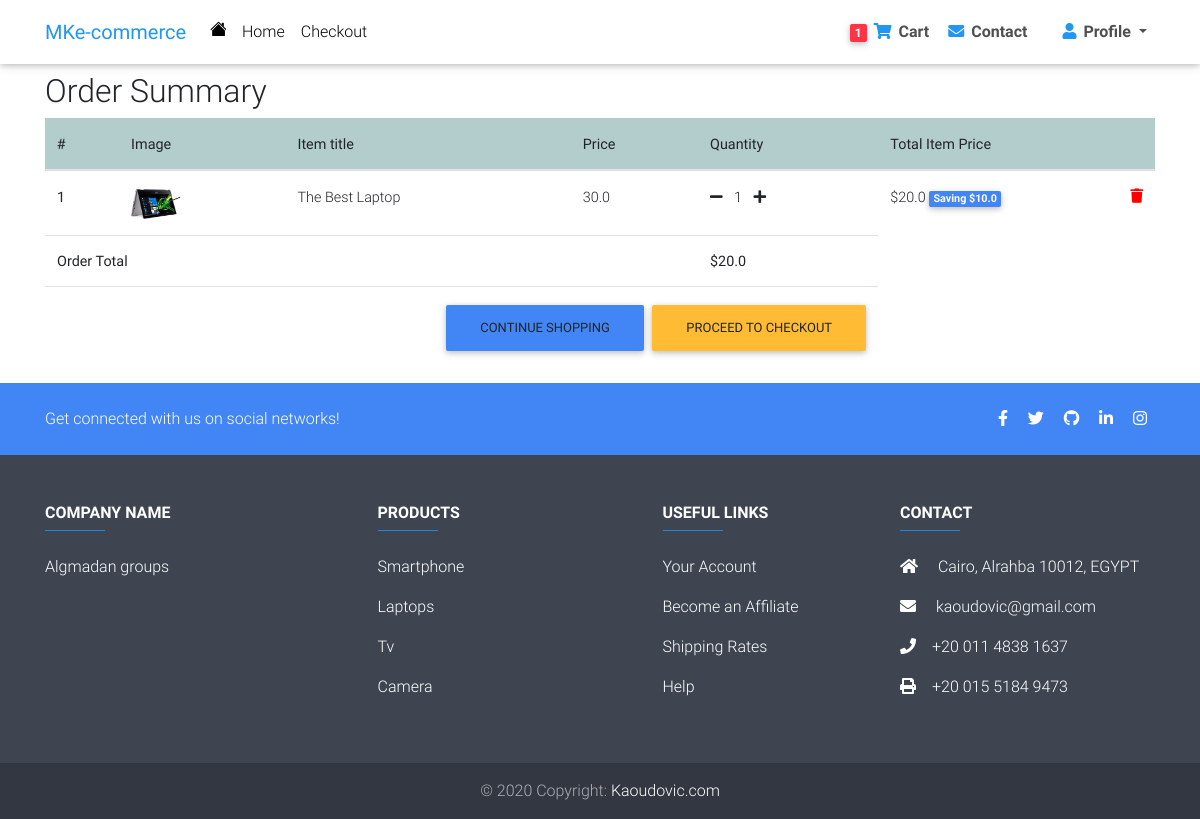
Page /order-summary/ (signed in) on the committed database.
### core/models.py (models this page shows, shortened)
class Order(models.Model):
    user = models.ForeignKey(settings.AUTH_USER_MODEL,
                             on_delete=models.CASCADE)
    ref_code = models.CharField(max_length=20, blank=True, null=True)
    items = models.ManyToManyField(OrderItem)
    start_date = models.DateTimeField(auto_now_add=True)
    ordered_date = models.DateTimeField()
    ordered = models.BooleanField(default=False)
    shipping_address = models.ForeignKey(
        'Address', related_name='shipping_address', on_delete=models.SET_NULL, blank=True, null=True)
    billing_address = models.ForeignKey(
        'Address', related_name='billing_address', on_delete=models.SET_NULL, blank=True, null=True)
    payment = models.ForeignKey(
        'Payment', on_delete=models.SET_NULL, blank=True, null=True)
    coupon = models.ForeignKey(
        'Coupon', on_delete=models.SET_NULL, blank=True, null=True)
    being_delivered = models.BooleanField(default=False)
    received = models.BooleanField(default=False)
    refund_requested = models.BooleanField(default=False)
    refund_granted = models.BooleanField(default=False)
    '''
    1. Item added to cart
    2. Adding a billing address
    (Failed checkout)
    3. Payment
    (Preprocessing, processing, packaging etc.)
    4. Being delivered
    5. Received
    6. Refunds
    '''
    def get_total(self):
        total = 0
        for order_item in self.items.all():
            total += order_item.get_final_price()
        if self.coupon:
            total -= self.coupon.amount
        return total

class OrderItem(models.Model):
    user = models.ForeignKey(settings.AUTH_USER_MODEL,
                             on_delete=models.CASCADE)
    ordered = models.BooleanField(default=False)
    item = models.ForeignKey(Item, on_delete=models.CASCADE)
    quantity = models.IntegerField(default=1)
    def get_total_item_price(self):
        return self.quantity * self.item.price
    def get_total_discount_item_price(self):
        return self.quantity * self.item.discount_price
    def get_amount_saved(self):
        return self.get_total_item_price() - self.get_total_discount_item_price()
    def get_final_price(self):
        if self.item.discount_price:
            return self.get_total_discount_item_price()
        return self.get_total_item_price()

class Item(models.Model):
    title = models.CharField(max_length=100)
    price = models.FloatField()
    discount_price = models.FloatField(blank=True, null=True)
    category = models.CharField(choices=CATEGORY_CHOICES, max_length=2)
    label = models.CharField(choices=LABEL_CHOICES, max_length=1)
    slug = models.SlugField()
    description = models.TextField()
    image = models.ImageField()

### core/views.py (the view)
# urls.py: path('order-summary/', OrderSummaryView.as_view(), name='order-summary'),
class OrderSummaryView(LoginRequiredMixin, View):
    def get(self, *args, **kwargs):
        try:
            order = Order.objects.get(user=self.request.user, ordered=False)
            context = {
                'object': order
            }
            return render(self.request, 'order_summary.html', context)
        except ObjectDoesNotExist:
            messages.warning(self.request, "You do not have an active order")
            return redirect("/")

### core/templatetags/cart_template_tags.py (called while the page is built)
@register.filter
def cart_item_count(user):
    if user.is_authenticated:
        qs = Order.objects.filter(user=user, ordered=False)
        if qs.exists():
            return qs[0].items.count()
    return 0

### templates/order_summary.html (shortened to what this page needs)
{% extends "base.html" %}
{% block content %}
  <main>
    <div class="container">
    <div class="table-responsive text-nowrap">
    <h2>Order Summary</h2>
    <table class="table">
        <thead style="background-color:#b3cccc">
        <tr >
            <th scope="col">#</th>
            <th scope="col">Image</th>
            <th scope="col">Item title</th>
            <th scope="col">Price</th>
            <th scope="col">Quantity</th>
            <th scope="col">Total Item Price</th>
        </tr>
        </thead>
        <tbody>
        {% for order_item in object.items.all %}
        <tr>
            <th scope="row">{{ forloop.counter }}</th>
            <td> <a class="view zoom "><img  style="width:50px ; height:30px "src="{{ order_item.item.image.url }}" class="card-img-top"></a></td>
            <td>{{ order_item.item.title }}</td>
            <td>{{ order_item.item.price }}</td>
            <td>
                <a href="{% url 'core:remove-single-item-from-cart' order_item.item.slug %}"><i class="fas fa-minus mr-2"></i></a>
                {{ order_item.quantity }}
                <a href="{% url 'core:add-to-cart' order_item.item.slug %}"><i class="fas fa-plus ml-2"></i></a>
            </td>
            <td>
            {% if order_item.item.discount_price %}
                ${{ order_item.get_total_discount_item_price }}
                <span class="badge badge-primary">Saving ${{ order_item.get_amount_saved }}</span>
            {% else %}
                ${{ order_item.get_total_item_price }}
            {% endif %}
            <a style='color: red;' href="{% url 'core:remove-from-cart' order_item.item.slug %}">
                <i class="fas fa-trash float-right"></i>
            </a>
            </td>
        </tr>
        {% endfor %}
        {% if object.get_total %}
        <tr>
            <td colspan="4"><b>Order Total</b></td>
            <td><b>${{ object.get_total }}</b></td>
        </tr>
        <tr>
            <td colspan="5">
            <a class='btn btn-warning float-right ml-2' href='/checkout/'>Proceed to checkout</a>
            <a class='btn btn-primary float-right' href='/'>Continue shopping</a>
            </td>
        </tr>
        {% endif %}
        </tbody>
    </table>
    </div>
    </div>
  </main>
{% endblock content %}

### templates/navbar.html (shortened to what this page needs)
{% load cart_template_tags %}
<nav class="navbar fixed-top navbar-expand-lg navbar-light white scrolling-navbar">
    <div class="container" >
      <a class="navbar-brand waves-effect" href="/">
        <strong class="blue-text">MKe-commerce</strong>
      </a>
      <div class="collapse navbar-collapse" id="navbarSupportedContent">
        <ul class="navbar-nav mr-auto">
            <li class="nav-item ">
                 <a class="nav-link" href="/"></a>
          </li>
           <li class="nav-item ">
            <a class="nav-link waves-effect" href="/">Home
            </a>
          </li>
          <li class="nav-item">
            <a class="nav-link waves-effect" href="/checkout">
            Checkout</a>
          </li>
        </ul>
        <ul class="navbar-nav nav-flex-icons">
          {% if request.user.is_authenticated %}
          <li class="nav-item ">
              <a class="nav-link dark-grey-text font-weight-bold" href="{% url 'core:order-summary' %}"><span
                  class="badge danger-color">{{ request.user|cart_item_count }}</span> <i class="fas fa-shopping-cart blue-text" aria-hidden="true"></i>
                <span class="clearfix d-none d-sm-inline-block">Cart</span></a>
            </li>
          <li class="nav-item">
            <a class="nav-link waves-effect waves-light dark-grey-text font-weight-bold" href="/conect"><i class="fas fa-envelope blue-text"></i> Contact <span class="sr-only">(current)</span></a>
          </li>
          <li class="nav-item dropdown ml-3">
              <a class="nav-link dropdown-toggle waves-effect waves-light dark-grey-text font-weight-bold" id="navbarDropdownMenuLink-4"
                data-toggle="dropdown" aria-haspopup="true" aria-expanded="false"><i class="fas fa-user blue-text"></i>
                Profile </a>
            </li>
          {% endif %}
        </ul>
      </div>
    </div>
  </nav>

### templates/base.html (style rules this page uses)
html, body, header, .carousel { height: 60vh; }

### rows in the picture
OrderItem: item.image (picture), item "The Best Laptop", item.price "30.0", quantity "1", get_total_discount_item_price "20.0", get_amount_saved "10.0"
Order: get_total "20.0"

### other values in the picture
{{ request.user|cart_item_count }} "1"
